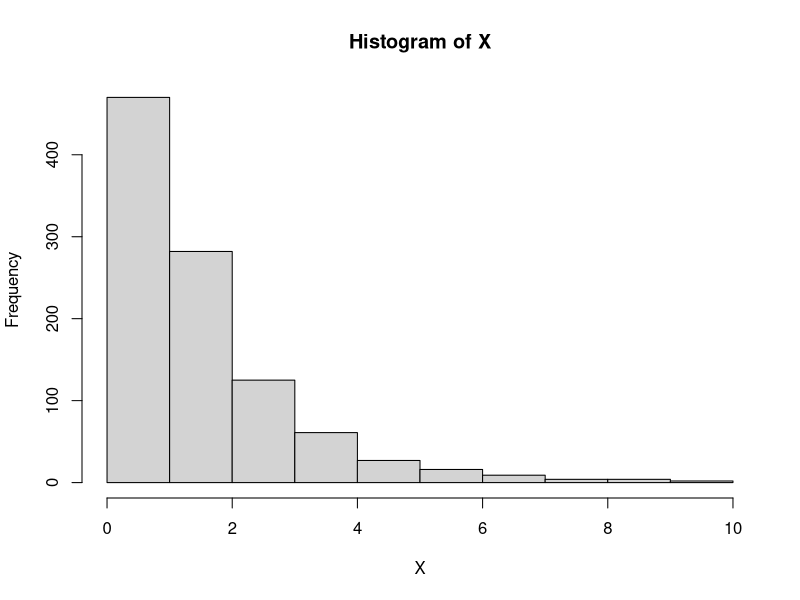

Write the R code that produced this figure. (Note: this script raises an error after producing the figure.)
#Pembangkitan dari bilangan acak Binomial
Binomial_sim<-function(n,p) {
  i<-1000
  n<-n
  p<-p
  Binom<-NULL
  for (z in 1:i) {
    m<-0
    for (k in 1:n){
      y<-(runif(1)<=p)+0
      m<-m+y
    }
    Binom[z]<-m
  }
  (tabel<-table(Binom)/length(Binom))
  print(Binom)
}

Binomial_sim(100,0.65)

#Pembangkitan dari bilangan acak uniform
i<-1000
X<-runif(i)
Binom<-as.numeric(cut(X,breaks=c(0,1/8,4/8,7/8,1),include.lowest=T))-1
(tabel<-table(Binom)/length(Binom))
View(Binom)

#Pembangkitan dengan menggunakan fungsi di R
#Fungsi R
x<-rbinom(16,4,0.5)
x

#Fungsi inverse transformation method
#Variabel Random geometri
#transformation
i<-1000
p<-0.5
R<-runif(i)
X<-log(1-R)/log(1-p)
hist(X)

#Input nilai p (peluang sukses)
i<-100
sebaran_geom<-function(p) {
  R<-runif(i)
  X<-log(1-R)/log(1-p)
  print(X)
}
sebaran_geom(0.5)

#Sebaran Bernoulli
K<-1
p<-0.5
while(runif(i)>p)
  K=K+1;
K

#Fungsi di R
#x ~ geometrik (0.4) sebanyak 16 bilangan acak
x<-rgeom(16,0.4)
x

#Variabel Random Binomial Negatif
#Sebaran geometri
K<-1
p<-0.5
r<-3
R<-runif(i)
s<-0
while(s<r) {
  if (runif(1)>p)
  {K=K+1;
  print=0
  }
  else
  {s=s+1;
  print=1}
}
K+r-1

#Sebaran uniform
n<-1000
U<-runif(n)
m<-5
p<-0.5
F<-pnbinom(1:20,size=m,p)
negative.binom<-NULL
for (i in 1:n) {
  negative.binom[i]<-min(which(U[i]<F))-1
}
table(negative.binom)

#Menggunakan fungsi di R
#x ~ negative binom (4, 0.5) sebanyak 16 bilangan acak
x<-rnbinom(16,4,0.5)
x

#Variabel Random Poisson
#Sebaran Uniform
i<-100
lambda<-1
K<-NULL
for (z in 1:i) {
  k<-0
  sk<-1
  while (sk>=exp(-lambda)) {
    u<-runif(i)
    sk<-sk*u
    k<-k+1
  }
  K[z]<-k
}
K
(tabel<-table(K)/length(K))

#Sebaran Eksponensial
i<-100
lambda<-1
K<-NULL
for (z in 1:i) {
  sk<-0
  k<-0
  while (sk<=1) {
    u<-runif(1)
    y<-log(u)/lambda
    sk<-y+sk
    k<-k+1
  }
  K[z]<-k+1
}
K
(tabel2<-table(K)/length(K))

#Fungsi di R
#x ~ poisson (4) sebanyak 16 bilangan acak
x<-rpois(16,4)
x